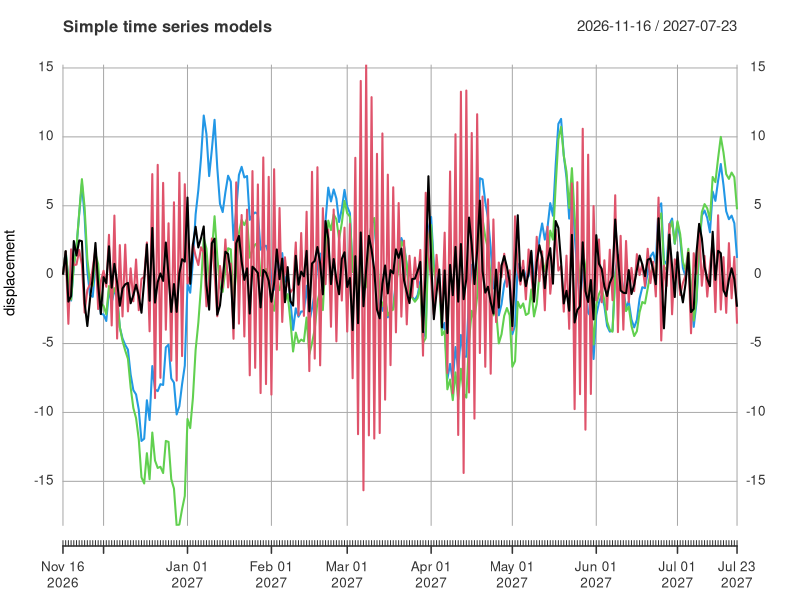
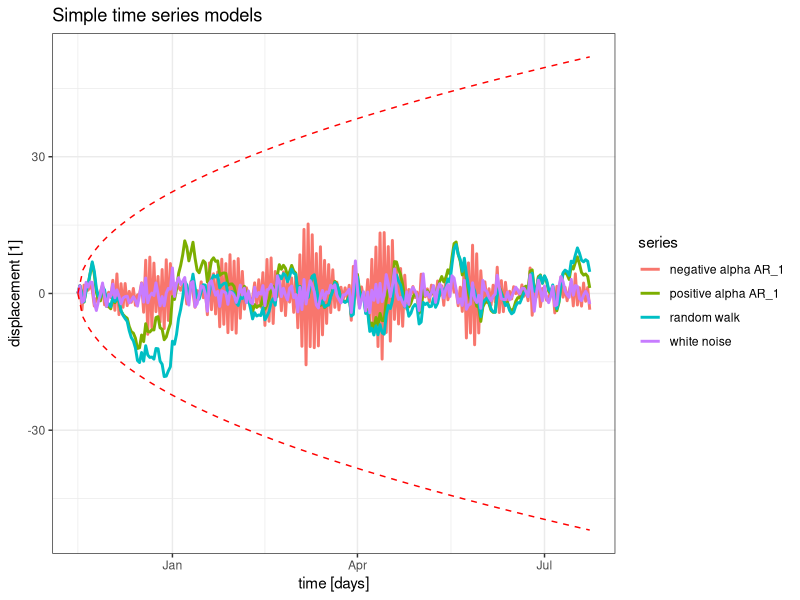
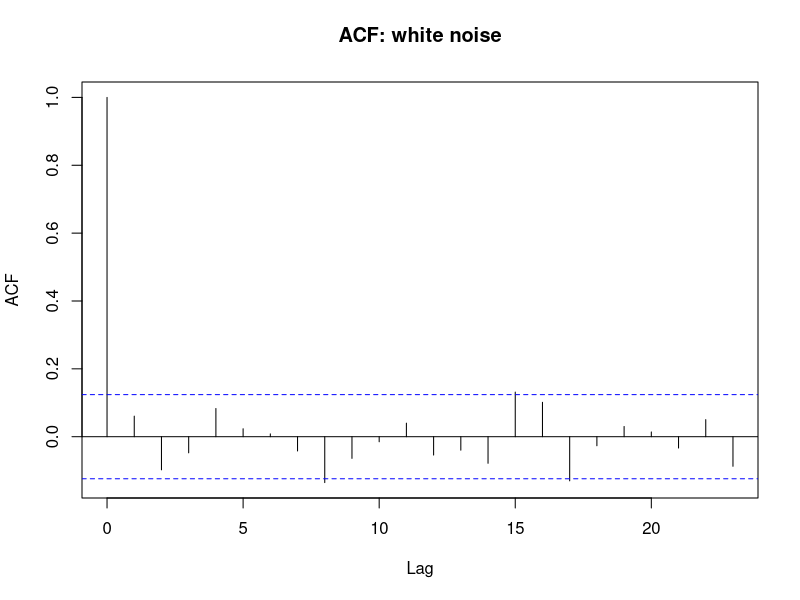
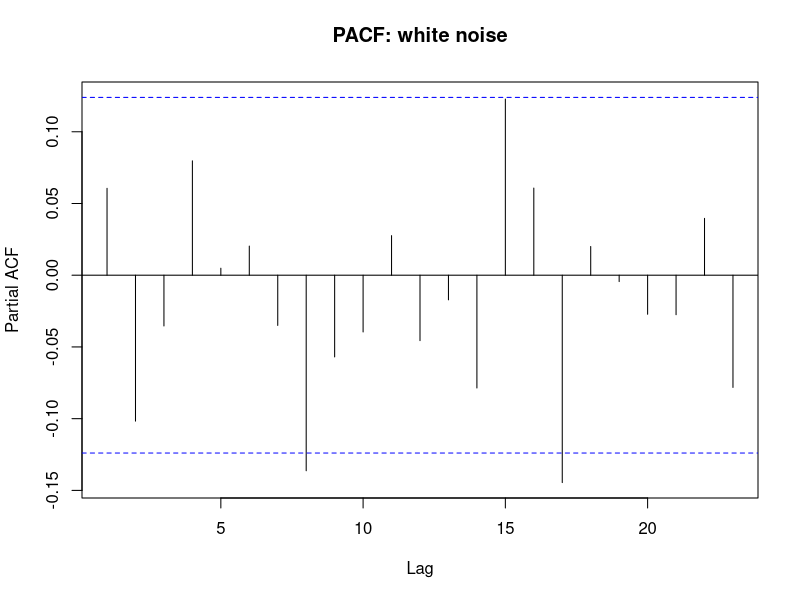
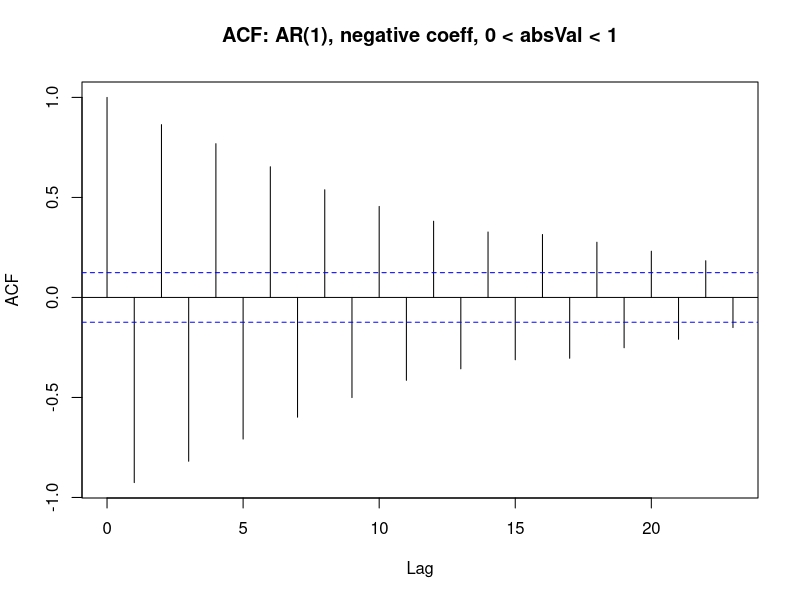
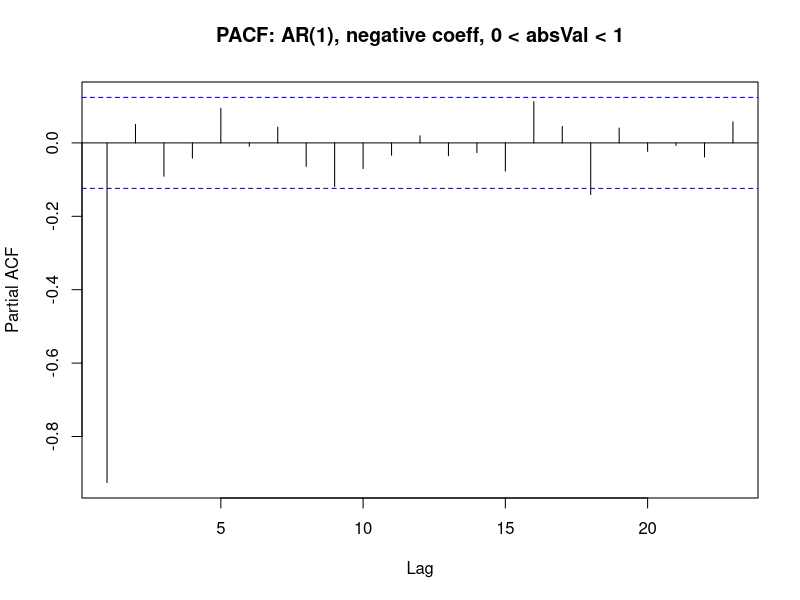
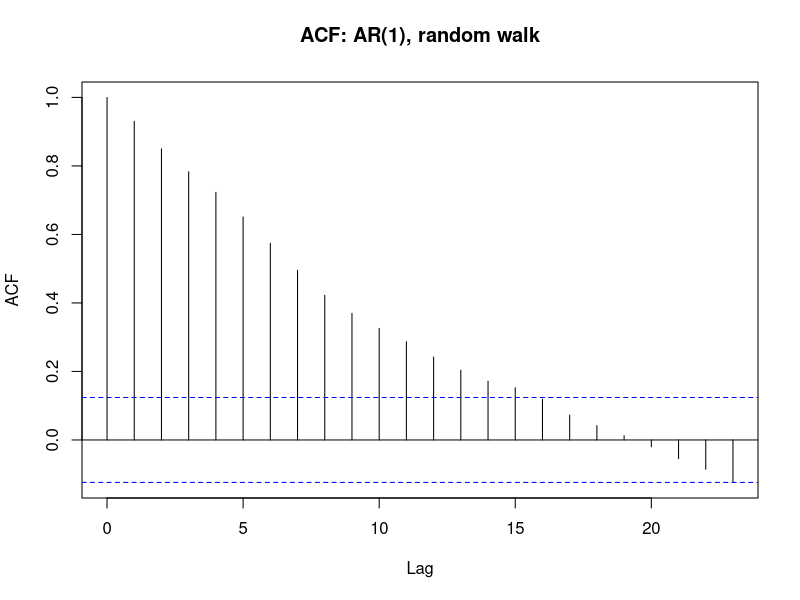
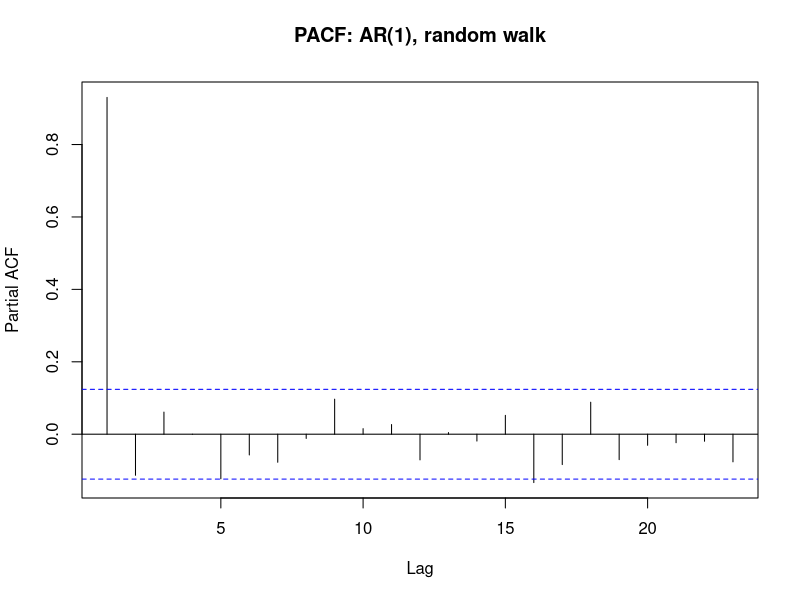

Source code (R) for these figures, in order:
################################################################################
# author: Henk van Elst
# file: simpleTimeSeriesModels.R
# date: Sa, 03.10.2020 / Do, 08.10.2020
# description: Generation of simple time series: white noise and AR(1), with
#   special case random walk
# Cf.: https://rc2e.com/timeseriesanalysis
################################################################################

graphics.off()
rm(list=ls())

#-------------------------------------------------------------------------------
## Load packages
#-------------------------------------------------------------------------------
library(xts)
library(ggplot2)
library(broom)
library(magrittr)

#-------------------------------------------------------------------------------
## Specify parameter values
#-------------------------------------------------------------------------------
n <- 250
alpha <- 0.95
sigma <- 2.0

#-------------------------------------------------------------------------------
## Initialise synthetic time series
#-------------------------------------------------------------------------------
time <- Sys.Date() + 0:(n - 1)
y1 <- y2 <- y3 <- y4 <- c(rep(x = 0, times = n))

#-------------------------------------------------------------------------------
## Generate white noise
#-------------------------------------------------------------------------------
# Gaussian white noise
w <-
  rnorm(n = n ,
        mean = 0 ,
        sd = sigma)

# alternative: Gossetian white noise (df = 2)
#w <-
#  rt(n = n , df = 2)

#-------------------------------------------------------------------------------
## Generate synthetic time series
#-------------------------------------------------------------------------------
for (i in 2:n) {
  
  # white noise
  y1[i] <- w[i]
  
  # AR(1): negative coeff, 0 < absVal < 1
  y2[i] <- -alpha * y2[i - 1] + w[i]
  
  # AR(1): random walk
  y3[i] <- y3[i - 1] + w[i]
  
  # AR(1): positive coeff, 0 < absVal < 1
  y4[i] <- alpha * y4[i - 1] + w[i]
}

# Collect data in xts object
y_xts <- xts(x = t(rbind(y1, y2, y3, y4)) ,
             order.by = time)

#-------------------------------------------------------------------------------
# Definition: lines representing Q95 of N(0, sigma^2), scaled by sqrt(t)
#-------------------------------------------------------------------------------
line95 <- function(x, sign = 1, sigma = 1.0) {
  t1 <- (x - Sys.Date())
  t2 <- as.numeric(t1)
  out <- sign * qnorm(p = 0.95, mean = 0, sd = sigma) * sqrt(t2)
  return(out)
}

#-------------------------------------------------------------------------------
## Visualisation
#-------------------------------------------------------------------------------
plot.xts(
  x = y_xts ,
  main = "Simple time series models" ,
  xlab = "time" ,
  ylab = "displacement"
)

# https://stackoverflow.com/questions/38597464/multiple-time-series-in-ggplot2-from-xts-object
mseries <-
  cbind(y_xts$y1 ,
        y_xts$y2 ,
        y_xts$y3 ,
        y_xts$y4)
names(mseries) <-
  c("white noise" ,
    "negative alpha AR_1" ,
    "random walk" ,
    "positive alpha AR_1")
index(mseries) <-
  as.Date(index(mseries))

tidy(mseries) %>%
  ggplot(mapping = aes(x = index, y = value, colour = series)) +
  geom_line(size = 1.0) +
  theme_bw() +
  labs(title = "Simple time series models") +
  xlab(label = "time [days]") +
  ylab(label = "displacement [1]") +
  stat_function(
    fun = line95,
    args = list(sign = 1, sigma = sigma),
    linetype = "dashed",
    colour = "red"
  ) +
  stat_function(
    fun = line95,
    args = list(sign = -1, sigma = sigma),
    linetype = "dashed",
    colour = "red"
  )

#-------------------------------------------------------------------------------
## Autocorrelation and partial autocorrelation
#-------------------------------------------------------------------------------
# white noise
acf(x = y_xts$y1, main = "ACF: white noise")
pacf(x = y_xts$y1, main = "PACF: white noise")

# AR(1): negative coeff, 0 < absVal < 1
acf(x = y_xts$y2, main = "ACF: AR(1), negative coeff, 0 < absVal < 1")
pacf(x = y_xts$y2, main = "PACF: AR(1), negative coeff, 0 < absVal < 1")

# AR(1): random walk
acf(x = y_xts$y3, main = "ACF: AR(1), random walk")
pacf(x = y_xts$y3, main = "PACF: AR(1), random walk")

# AR(1): positive coeff, 0 < absVal < 1
acf(x = y_xts$y4, main = "ACF: AR(1), positive coeff, 0 < absVal < 1")
pacf(x = y_xts$y4, main = "PACF: AR(1), positive coeff, 0 < absVal < 1")

#-------------------------------------------------------------------------------
## Generate synthetic lag-1-difference time series
#-------------------------------------------------------------------------------
y_diff_xts <- diff(x = y_xts, lag = 1)

#-------------------------------------------------------------------------------
## Visualisation
#-------------------------------------------------------------------------------
plot.xts(
  x = y_diff_xts ,
  main = "Simple lag-1-difference time series models" ,
  xlab = "time" ,
  ylab = "lag-1-difference displacement"
)

# https://stackoverflow.com/questions/38597464/multiple-time-series-in-ggplot2-from-xts-object
mseries2 <-
  cbind(y_diff_xts$y1 ,
        y_diff_xts$y2 ,
        y_diff_xts$y3 ,
        y_diff_xts$y4)
names(mseries2) <-
  c("white noise lag 1" ,
    "negative alpha AR_1 lag 1" ,
    "random walk lag 1" ,
    "positive alpha AR_1 lag 1")
index(mseries2) <-
  as.Date(index(mseries2))

tidy(mseries2) %>%
  ggplot(mapping = aes(x = index, y = value, colour = series)) +
  geom_line(size = 1.0) +
  theme_bw() +
  labs(title = "Simple lag-1-difference time series models") +
  xlab(label = "time [days]") +
  ylab(label = "lag-1-difference displacement [1]") +
  stat_function(
    fun = line95,
    args = list(sign = 1, sigma = sigma),
    linetype = "dashed",
    colour = "red"
  ) +
  stat_function(
    fun = line95,
    args = list(sign = -1, sigma = sigma),
    linetype = "dashed",
    colour = "red"
  )

#-------------------------------------------------------------------------------
## Autocorrelation and partial autocorrelation
#-------------------------------------------------------------------------------
# white noise
acf(x = y_diff_xts$y1,
    na.action = na.pass,
    main = "ACF: lag-1-difference white noise")
pacf(x = y_diff_xts$y1,
     na.action = na.pass,
     main = "PACF: lag-1-difference white noise")

# AR(1): negative coeff, 0 < absVal < 1
acf(x = y_diff_xts$y2,
    na.action = na.pass,
    main = "ACF: lag-1-difference AR(1), negative coeff, 0 < absVal < 1")
pacf(x = y_diff_xts$y2,
     na.action = na.pass,
     main = "PACF: lag-1-difference AR(1), negative coeff, 0 < absVal < 1")

# AR(1): random walk
acf(x = y_diff_xts$y3,
    na.action = na.pass,
    main = "ACF: lag-1-difference AR(1), random walk")
pacf(x = y_diff_xts$y3,
     na.action = na.pass,
     main = "PACF: lag-1-difference AR(1), random walk")

# AR(1): positive coeff, 0 < absVal < 1
acf(x = y_diff_xts$y4,
    na.action = na.pass,
    main = "ACF: lag-1-difference AR(1), positive coeff, 0 < absVal < 1")
pacf(x = y_diff_xts$y4,
     na.action = na.pass,
     main = "PACF: lag-1-difference AR(1), positive coeff, 0 < absVal < 1")

################################################################################
################################################################################